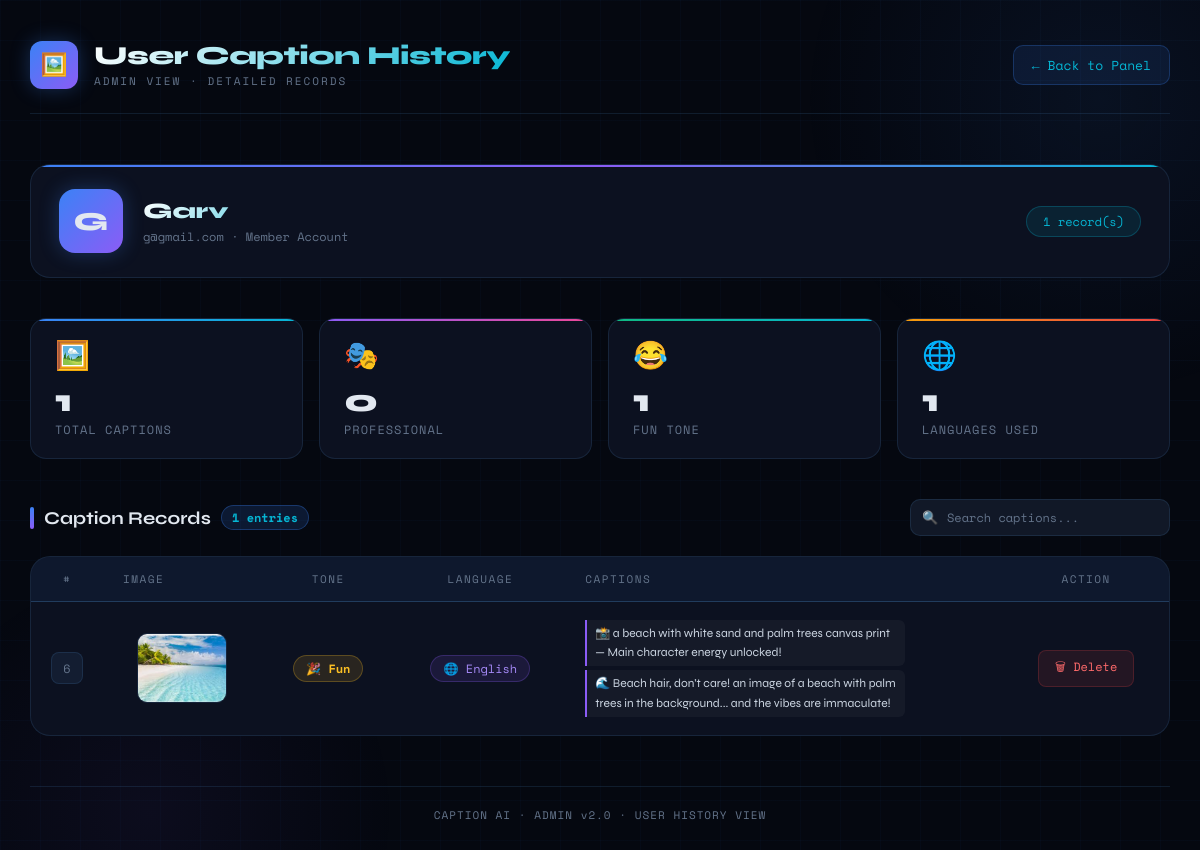
Page /admin/user-history/6 (signed in) on the committed database.
### app.py (models this page shows)
class User(db.Model):
    __tablename__ = "users"
    id = db.Column(db.Integer, primary_key=True)
    username = db.Column(db.String(100), unique=True, nullable=False)
    email = db.Column(db.String(120), unique=True, nullable=False)
    password = db.Column(db.String(200), nullable=False)

class ImageCaption(db.Model):
    __tablename__ = "image_caption"
    id = db.Column(db.Integer, primary_key=True)
    user_id = db.Column(db.Integer, db.ForeignKey('users.id'), nullable=True)  # ADD THIS
    image_path = db.Column(db.String(200), nullable=False)
    tone = db.Column(db.String(50), nullable=False)
    language = db.Column(db.String(50), nullable=False)
    captions = db.Column(db.Text, nullable=False)

### app.py (the view)
@app.route('/admin/user-history/<int:user_id>')
def view_user_history(user_id):
    if 'user' not in session:
        return redirect(url_for('login'))
    allowed_admins = ["shrey", "jainam"]
    if session['user'].lower() not in allowed_admins:
        return "Access Denied"
    target_user = User.query.get_or_404(user_id)
    captions = ImageCaption.query.filter_by(user_id=user_id).order_by(ImageCaption.id.desc()).all()
    return render_template("user_history.html", target_user=target_user, captions=captions)

### templates/user_history.html (shortened to what this page needs)
<!DOCTYPE html>
<html lang="en">
<head>
</head>
<body>
<div class="wrapper">
    <div class="header">
        <div class="header-left">
            <div class="logo-icon">🖼️</div>
            <div>
                <div class="header-title">User Caption History</div>
                <div class="header-subtitle">Admin View · Detailed Records</div>
            </div>
        </div>
        <a class="back-btn" href="{{ url_for('admin') }}">← Back to Panel</a>
    </div>
    <div class="profile-card">
        <div class="profile-avatar">{{ target_user.username[0].upper() }}</div>
        <div>
            <div class="profile-name">{{ target_user.username }}</div>
            <div class="profile-meta">{{ target_user.email }} · Member Account</div>
        </div>
        <div class="profile-badge">{{ captions|length }} record(s)</div>
    </div>
    <div class="stats-row">
        <div class="stat-card">
            <div class="stat-icon">🖼️</div>
            <div class="stat-value">{{ captions|length }}</div>
            <div class="stat-label">Total Captions</div>
        </div>
        <div class="stat-card">
            <div class="stat-icon">🎭</div>
            <div class="stat-value">
                {{ captions | selectattr('tone', 'equalto', 'Professional') | list | length }}
            </div>
            <div class="stat-label">Professional</div>
        </div>
        <div class="stat-card">
            <div class="stat-icon">😂</div>
            <div class="stat-value">
                {{ captions | selectattr('tone', 'equalto', 'Fun') | list | length }}
            </div>
            <div class="stat-label">Fun Tone</div>
        </div>
        <div class="stat-card">
            <div class="stat-icon">🌐</div>
            <div class="stat-value">
                {{ captions | map(attribute='language') | unique | list | length }}
            </div>
            <div class="stat-label">Languages Used</div>
        </div>
    </div>
    <div class="section-header">
        <div class="section-title">
            <div class="section-title-bar"></div>
            Caption Records
            <span class="section-badge">{{ captions|length }} entries</span>
        </div>
        <div class="search-wrap">
            <span class="search-icon">🔍</span>
            <input type="text" id="searchInput" placeholder="Search captions..." oninput="filterTable()">
        </div>
    </div>
    <div class="table-wrap">
        <table id="captionTable">
            <thead>
                <tr>
                    <th>#</th>
                    <th>Image</th>
                    <th class="center">Tone</th>
                    <th class="center">Language</th>
                    <th>Captions</th>
                    <th>Action</th>
                </tr>
            </thead>
            <tbody>
                {% for item in captions %}
                <tr>
                    <td><span class="id-badge">{{ item.id }}</span></td>
                    <td>
                        <div class="img-wrap">
                            <img src="{{ url_for('static', filename=item.image_path) }}" alt="Upload">
                        </div>
                    </td>
                    <td class="center">
                        {% if item.tone == 'Professional' %}
                            <span class="tone-badge tone-professional">💼 Professional</span>
                        {% elif item.tone == 'Fun' %}
                            <span class="tone-badge tone-fun">🎉 Fun</span>
                        {% else %}
                            <span class="tone-badge tone-default">{{ item.tone }}</span>
                        {% endif %}
                    </td>
                    <td class="center">
                        <span class="lang-badge">
                            {% if item.language == 'Hindi' %}🇮🇳
                            {% elif item.language == 'Gujarati' %}🏳️
                            {% else %}🌐
                            {% endif %}
                            {{ item.language }}
                        </span>
                    </td>
                    <td>
                        <div class="caption-text">
                            {% for cap in item.captions.split(' | ') %}
                                <span>{{ cap }}</span><br>
                            {% endfor %}
                        </div>
                    </td>
                    <td class="center">
                        <a class="btn-delete"
                           href="{{ url_for('delete_history', id=item.id) }}"
                           onclick="return confirm('Delete this caption entry?')">
                            🗑 Delete
                        </a>
                    </td>
                </tr>
                {% endfor %}
            </tbody>
        </table>
    </div>
    <div class="footer">
        CAPTION AI · ADMIN v2.0 · USER HISTORY VIEW
    </div>
</div>
</body>
</html>

### rows in the picture
User: username "G", username "Garv", email "g@gmail.com"
ImageCaption: id "6", image_path (picture), tone "🎉 Fun", language "English", cap "📸 a beach with white sand and palm trees canvas print — Main character energy unlocked!" "🌊 Beach hair, don’t care! an image of a beach with palm trees in the background... and the vibes are immaculate!"

### other values in the picture
{{ captions|length }} "1"
{{ captions | selectattr('tone', 'equalto', 'Fun') | list | length }} "1"
{{ captions | map(attribute='language') | unique | list | length }} "1"
